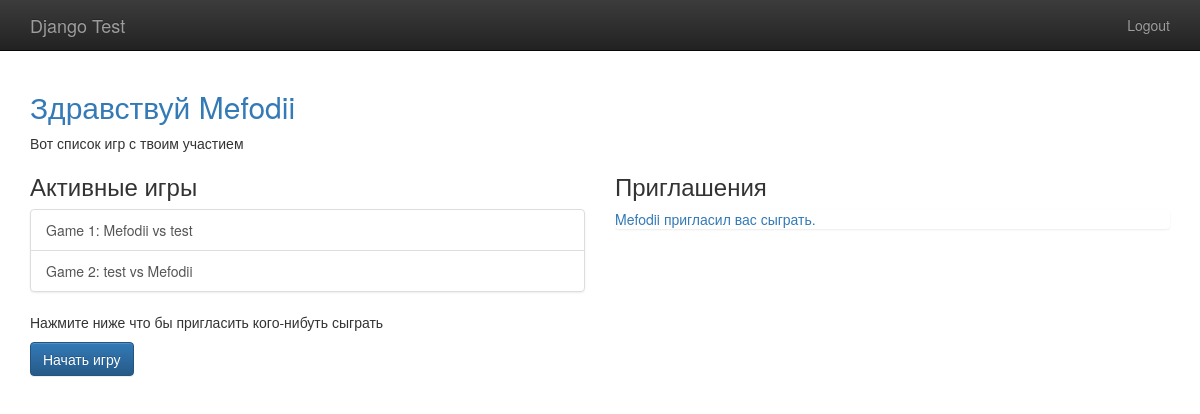
The page /player/home (signed in) on the database as committed earlier.
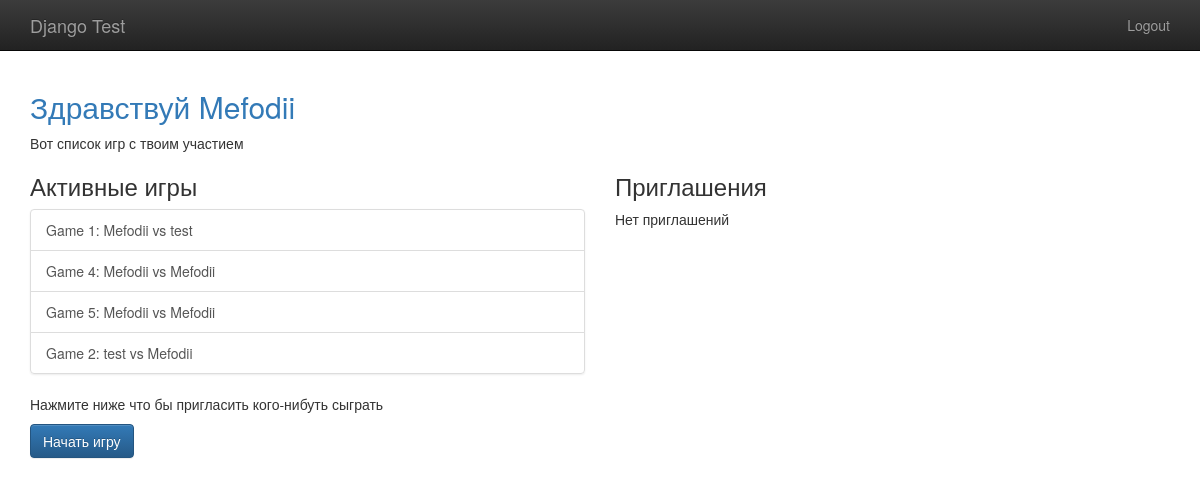
The same page on the database as committed later.
### gameplay/models.py (models this page shows, shortened)
class Game(models.Model):
    first_player = models.ForeignKey(User, related_name="games_first_player", on_delete=models.CASCADE)
    second_player = models.ForeignKey(User, related_name="games_second_player", on_delete=models.CASCADE)
    start_time = models.DateTimeField(auto_now_add=True)
    last_active = models.DateTimeField(auto_now=True)
    status = models.CharField(max_length=1, default='F', choices=GAME_STATUS_CHOICES)
    objects = GameQuerySet.as_manager()
    def get_absolute_url(self):
        return reverse("gameplay_detail", args=[self.id])

### player/models.py (models this page shows)
class Invitation(models.Model):
    from_user = models.ForeignKey(User, related_name="invitation_sent", on_delete=models.CASCADE)
    to_user = models.ForeignKey(User,
                                related_name="invitations_received",
                                verbose_name="User to invite",
                                help_text="Выберите игрока с кем хотите сыграть",
                                on_delete=models.CASCADE)
    message = models.CharField(max_length=300,
                               blank=True,
                               verbose_name="Optional Message",
                               help_text="Пиши что хочешь")
    timestamp = models.DateTimeField(auto_now_add=True)

### player/views.py (the view)
# urls.py: path('home', home, name="player_home"),
@login_required
def home(request):
    my_games = Game.objects.games_for_user(request.user)
    active_games = my_games.active()
    invitations = request.user.invitations_received.all()
    return render(request, "player/home.html",
                  {"games": active_games,
                   "invitations": invitations})

### gameplay/models.py (called while the page is built)
    def games_for_user(self, user):
        return self.filter(
            Q(first_player=user) | Q(second_player=user)
        )

    def active(self):
        return self.filter(
            Q(status="F") | Q(status="S")
        )

### templates/player/home.html (shortened to what this page needs)
{% extends "base.html" %}
{% block content %}
    <h2 class="text-primary">Здравствуй {{ user.username }}</h2>
    Вот список игр с твоим участием
    <div class="row">
        <div class="col-md-6">
            <h3>Активные игры</h3>
            <ul class="list-group">
                {% for g in games %}
                <a class="list-group-item" href="{{ g.get_absolute_url }}"> Game {{g.id }}: {{g.first_player }} vs {{g.second_player }} </a>
                {% endfor %}
            </ul>
            <p>Нажмите ниже что бы пригласить кого-нибуть сыграть</p>
            <p>
                <a class="btn btn-primary"
                   href="{% url 'player_new_invitation' %}">Начать игру</a>
            </p>
        </div>
        <div class="col-md-6">
            <h3>Приглашения</h3>
            {% if invitations %}
                <div class="list-group">
                    {% for inv in invitations %}
                        <a class="list-group-items" href="{% url 'player_accept_invitation' id=inv.id %}">
                            {{ inv.from_user.username }} пригласил вас сыграть.<br>
                        </a>
                    {% endfor %}
                </div>
            {% else %}
                <p>Нет приглашений</p>
            {% endif %}
        </div>
    </div>
{% endblock %}

### templates/base.html (shortened to what this page needs)
{% load staticfiles %}
<!doctype html>
<html class="no-js" lang="">
    <head>
        {% block styling %}
            <link rel="stylesheet" href="{% static 'css/bootstrap.min.css' %}">
            <link rel="stylesheet" href="{% static 'css/bootstrap-theme.min.css' %}">
            <link rel="stylesheet" href="{% static 'css/main.css' %}">
        {% endblock styling %}
    </head>
    <body>
    <nav class="navbar navbar-inverse navbar-fixed-top" role="navigation">
      <div class="container">
        <div class="navbar-header">
          <a class="navbar-brand" href="/">Django Test</a>
        </div>
        <ul class="nav navbar-nav navbar-right">
            {% if user.is_authenticated %}
                <li><a href="{% url 'player_logout' %}">Logout</a></li>
        </ul>
      </div>
    </nav>
    <div class="container">
        {% block content %}
        {% endblock %}
    </div>         <script src="//ajax.googleapis.com/ajax/libs/jquery/1.11.2/jquery.min.js"></script>
    </body>
</html>

### templates/base.html (style rules this page uses)
body { padding-top: 70px; padding-bottom: 20px; }

Rows that differ between the two databases and show on the page:
removed Invitation: from_user.username "Mefodii"
added Game: id "4", first_player "Mefodii", second_player "Mefodii"
added Game: id "5", first_player "Mefodii", second_player "Mefodii"
Other text that changed with them:
text now shown: "Нет приглашений"
